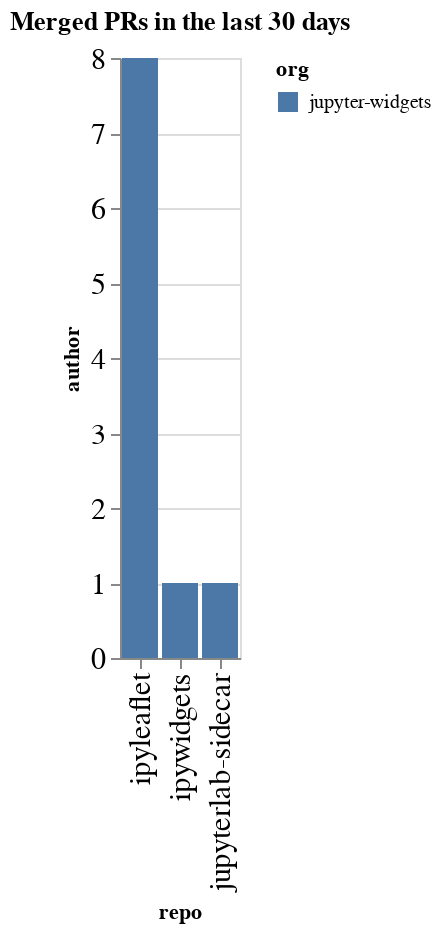

The code cell stored with this chart in its notebook:
### Code cell
prs_by_repo = merged.groupby(['org', 'repo']).count()['author'].reset_index().sort_values(['org', 'author'], ascending=False)
alt.Chart(data=prs_by_repo, title=f"Merged PRs in the last {n_days} days").mark_bar().encode(
    x=alt.X('repo', sort=prs_by_repo['repo'].values.tolist()),
    y='author',
    color='org'
)

### Figure 1 — Vega-Lite specification as saved in the notebook (floating-point values rounded to 4 significant figures)
{"config": {"axisLeft": {"labelFontSize": 15}, "axisBottom": {"labelFontSize": 15}}, "data": {"name": "data-f5108e960f7b6145a7d5c27eeabc5384"}, "mark": "bar", "encoding": {"color": {"type": "nominal", "field": "org"}, "x": {"type": "nominal", "field": "repo", "sort": ["ipyleaflet", "ipywidgets", "jupyterlab-sidecar"]}, "y": {"type": "quantitative", "field": "author"}}, "title": "Merged PRs in the last 30 days", "$schema": "https://vega.github.io/schema/vega-lite/v4.0.2.json", "datasets": {"data-f5108e960f7b6145a7d5c27eeabc5384": [{"org": "jupyter-widgets", "repo": "ipyleaflet", "author": 8}, {"org": "jupyter-widgets", "repo": "ipywidgets", "author": 1}, {"org": "jupyter-widgets", "repo": "jupyterlab-sidecar", "author": 1}]}}
